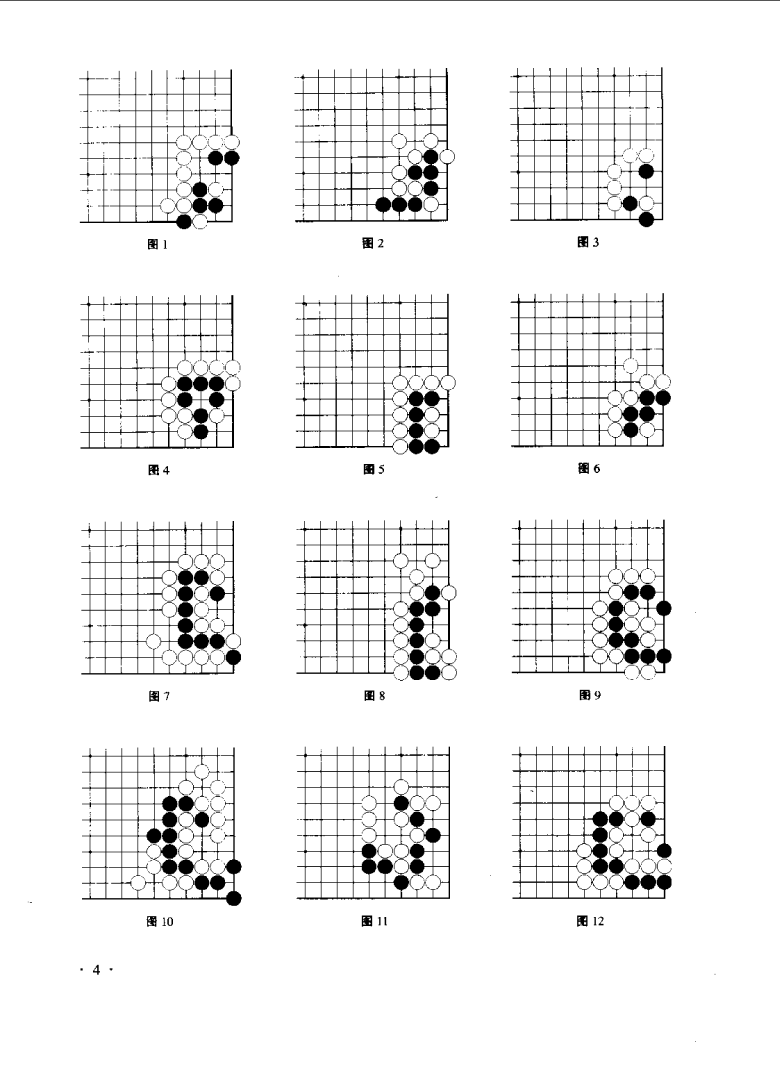
#> input picture data/tests/6.png, 4675 x 6534 px, found by its file name (shown at 1/6 size)
$ jupyter execute --allow-errors page_recognition_demonstration.ipynb
#> lines starting #> are read from the running program, lines starting #| are printed output that depends on the picture; after the words box and inside, x2 and y2 are one past the last pixel; in counts of white or black regions, pixels touching at a corner belong together
### src/recognizer.py
import cv2
import numpy as np
from collections import defaultdict

from src.recognizer_consts import *
from src.nn import StoneRecognizer


class Recognizer:
    class RecognitionError(Exception):
        pass

    class EmptyImageError(RecognitionError):
        pass

    class NoBoardError(RecognitionError):
        pass

    class EmptyBoardsError(RecognitionError):
        pass

    def __init__(self):
        self.nn_stone_recognizer = StoneRecognizer()

    # [69 lines left out: functions recognize, split_into_boards, not called in this run]

    def __get_edges(self, img_gray):
        return cv2.Canny(img_gray, CANNY_THRESHOLD1, CANNY_THRESHOLD2)

    # [151 lines left out: functions __all_lines, __get_verticals_horizontals, __merge_lines, __lines_recognition, not called in this run]

    def __get_cell_size(self, v_lines, h_lines):
        return round(np.mean([round(np.ptp(v_lines[:, 0]) / (v_lines.shape[0] - 1)),
                              round(np.ptp(h_lines[:, 1]) / (h_lines.shape[0] - 1))]))

    def __find_intersections(self, v_lines, h_lines):
        return np.array(np.meshgrid(v_lines[:, 0], h_lines[:, 1])).T

    # [115 lines left out: functions __find_edges, __find_circles, __stones_recognition, __colorize, __signs_colorize, not called in this run]

    def __sort_boards(self, boards):
        boards.sort(key=lambda coords: (coords[1], coords[0]))

### notebooks/page_recognition_demonstration.ipynb
[cell 1]
import cv2
import numpy as np
import matplotlib.pyplot as plt
import glob
plt.rcParams["figure.figsize"] = (15,15)

[cell 2]
path = "data/tests/pages/chinese/default/6.png"

[cell 3]
def to_RGB(image):
    return cv2.cvtColor(image, cv2.COLOR_BGR2RGB)

[cell 4]
def get_edges(img_gray):
    CANNY_THRESHOLD1 = 100
    CANNY_THRESHOLD2 = 200
    return cv2.Canny(img_gray, CANNY_THRESHOLD1, CANNY_THRESHOLD2)

[cell 5]
img_gray = cv2.imread(path, cv2.IMREAD_GRAYSCALE)
#> img_gray: shape (6534, 4675); 94.4% white; 703 black regions (135 under 20 px), largest, box (x1, y1, x2, y2) and area: (1779, 4480, 2700, 5397) 137511, (3071, 3118, 4029, 4047) 136368, (3071, 4476, 4029, 5393) 135913
edges = get_edges(img_gray)
#> in get_edges, `return cv2.Canny(img_gray, CANNY_THRESHOLD1, CANNY_THRESHOLD2)`:
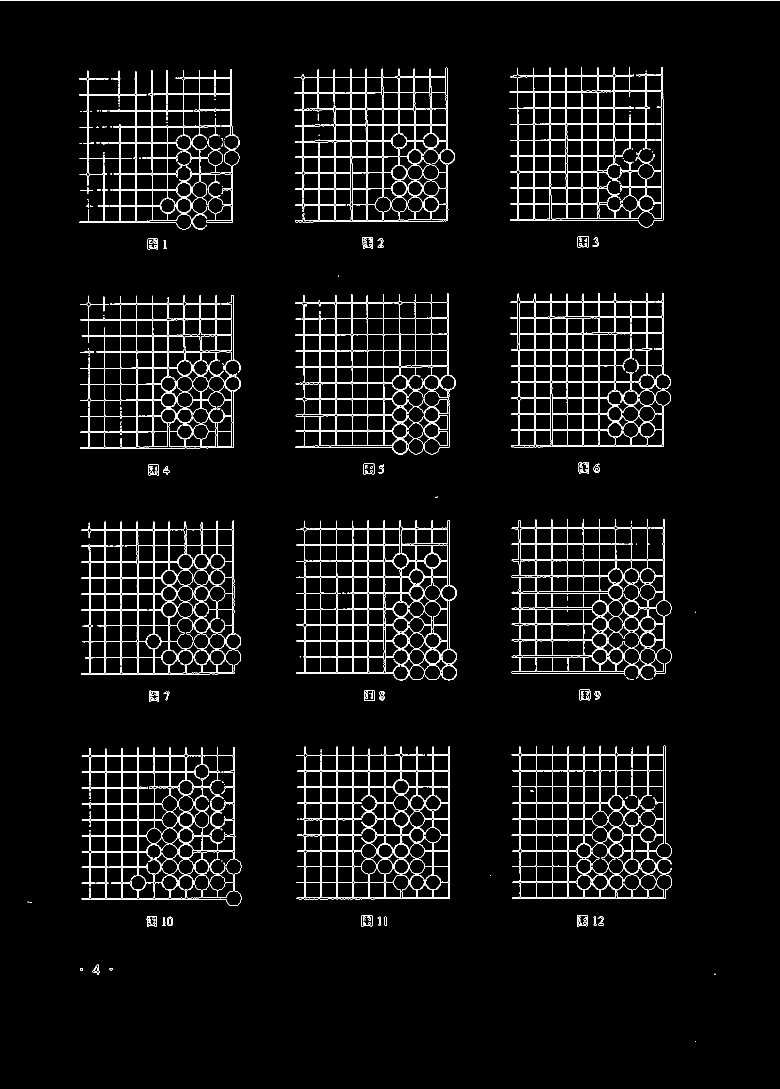
#> returned value: shape (6534, 4675) (shown at 1/6 size); 1.5% white in thin lines or dots
plt.imshow(to_RGB(edges))
plt.show()
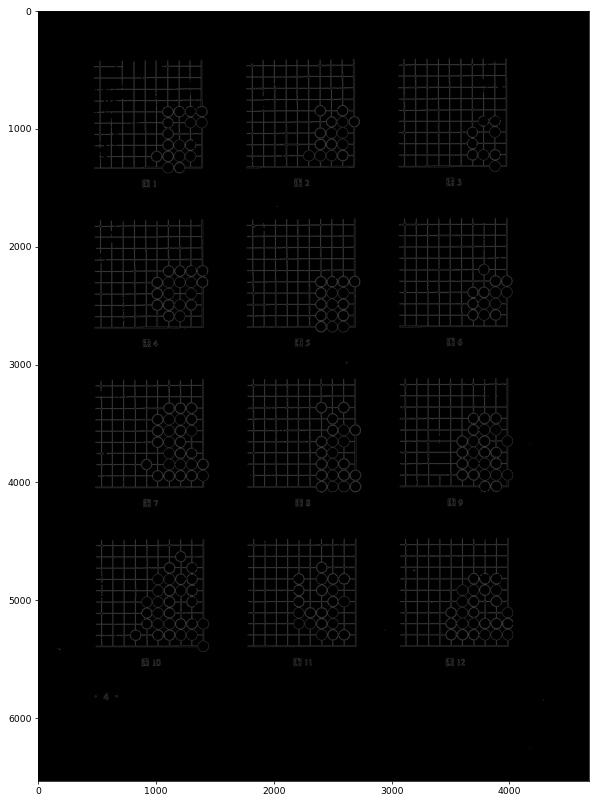
#> figure drawn by matplotlib, 1 panel

[cell 6]
def all_lines(img_gray, hough_threshold):
    HOUGH_RHO = 1
    HOUGH_THETA = np.pi/180

    edges = get_edges(img_gray)
    size = min(img_gray.shape[0:2])
    lines = cv2.HoughLinesP(edges, rho=HOUGH_RHO, theta=HOUGH_THETA, threshold=hough_threshold,
                            minLineLength=size/2, maxLineGap=size) ### ?
    if lines is None:
        return None
    return np.reshape(lines, (lines.shape[0], lines.shape[2]))

[cell 7]
img_gray = cv2.imread(path, cv2.IMREAD_GRAYSCALE)
size = min(img_gray.shape[0:2])
#> size = 4675
lines = all_lines(img_gray, size//8)
#> in all_lines, `lines = cv2.HoughLinesP(edges, rho=HOUGH_RHO, theta=HOUGH_THETA, thres..`: lines = 260 rows, first 6: [0, 3, 4674, 3], [2116, 5392, 2116, 462], [824, 5396, 824, 566], [3407, 5392, 3407, 453], [537, 5396, 537, 470], [3116, 5392, 3116, 453]
img = cv2.imread(path, cv2.IMREAD_COLOR)
for line in lines:
    x1, y1, x2, y2 = line
    cv2.line(img, (x1, y1), (x2, y2), (255, 0, 0), 1)
#> this loop made 260 passes
plt.imshow(to_RGB(img))
plt.axis('off')
plt.show()
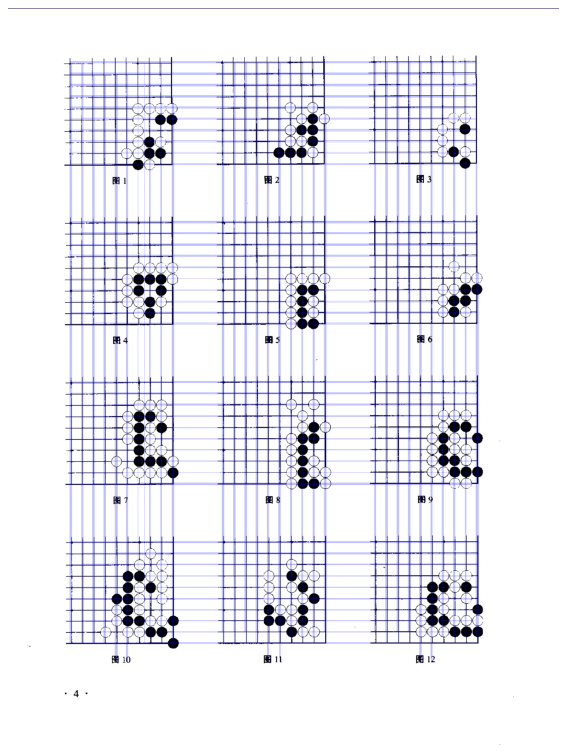
#> figure drawn by matplotlib, 1 panel

[cell 8]
def get_verticals_horizontals(img_gray, hough_threshold):

        VERTICAL_TAN_MIN = 50
        HORIZONTAL_TAN_MAX = 0.02

        # Find all lines
        lines = all_lines(img_gray, hough_threshold)
        if (lines is None):
            return np.array([]), np.array([])
        # Divide the lines into verticals and horizontals
        v_lines = []
        h_lines = []
        for line in lines:
            x1, y1, x2, y2 = line
            if x1 == x2:
                line[1] = min(y1, y2)
                line[3] = max(y1, y2)
                v_lines.append(line)
            else:
                slope = (y2 - y1) / (x2 - x1)
                if abs(slope) > VERTICAL_TAN_MIN:
                    line[1] = min(y1, y2)
                    line[3] = max(y1, y2)
                    line[0] = line[2] = round(np.mean([x1, x2]))
                    v_lines.append(line)
                elif abs(slope) < HORIZONTAL_TAN_MAX:
                    line[0] = min(x1, x2)
                    line[2] = max(x1, x2)
                    line[1] = line[3] = round(np.mean([y1, y2]))
                    h_lines.append(line)
        v_lines = np.array(sorted(v_lines, key=lambda line: line[0]))
        h_lines = np.array(sorted(h_lines, key=lambda line: line[1]))
        return merge_lines(v_lines, True), merge_lines(h_lines, False)

[cell 9]
def merge_lines(lines, is_vertical):
    MIN_DIST = 10

    if (lines.shape[0] == 0):
        return np.array([])
    ind =  0 if is_vertical else 1
    is_close = np.diff(lines, axis=0)[:, ind] <= MIN_DIST
    merged_lines = []
    i = 0
    while i < lines.shape[0]:
        close_lines = [lines[i]]
        while i + 1 < lines.shape[0] and is_close[i]:
            i += 1
            close_lines.append(lines[i])
        close_lines = np.array(close_lines)
        if is_vertical:
            x = round(np.mean(close_lines[:, ind]))
            merged_line = [x, np.amin(close_lines[:, 1]), x, np.amax(close_lines[:, 3])]
        else:
            y = round(np.mean(close_lines[:, ind]))
            merged_line = (np.amin(close_lines[:, 0]), y, np.amax(close_lines[:, 2]), y)
        merged_lines.append(merged_line)
        i += 1
    return np.array(merged_lines)

[cell 10]
img_gray = cv2.imread(path, cv2.IMREAD_GRAYSCALE)
v_lines, h_lines =  get_verticals_horizontals(img_gray, 300)
#> in all_lines (call 2), `lines = cv2.HoughLinesP(edges, rho=HOUGH_RHO, theta=HOUGH_THETA, thres..`: lines = 389 rows, first 6: [0, 3, 4674, 3], [2116, 5392, 2116, 462], [824, 5396, 824, 566], [1828, 5396, 1828, 462], [537, 5396, 537, 470], [493, 4630, 3991, 4630]
#> the loop in get_verticals_horizontals, `for line in lines:` made 389 passes
#> (x1, y1, x2, y2) on passes 1 to 12: (0, 3, 4674, 3), (2116, 5392, 2116, 462), (824, 5396, 824, 566), (1828, 5396, 1828, 462), (537, 5396, 537, 470), (493, 4630, 3991, 4630), (728, 5396, 728, 566), (3407, 5392, 3407, 453), (3116, 5392, 3116, 453), (2207, 5555, 2207, 462), (632, 5396, 632, 470), (3591, 5550, 3591, 408)
#> after the loop in get_verticals_horizontals, `for line in lines:`: h_lines = 187 items, first 6: [0, 3, 4674, 3], [493, 4630, 3991, 4630], [545, 5384, 3991, 5384], [542, 4721, 3991, 4721], [534, 4530, 3991, 4530], [491, 5392, 3991, 5392]; v_lines = 202 items, first 6: [2116, 462, 2116, 5392], [824, 566, 824, 5396], [1828, 462, 1828, 5396], [537, 470, 537, 5396], [728, 566, 728, 5396], [3407, 453, 3407, 5392]
#> in get_verticals_horizontals, `v_lines = np.array(sorted(v_lines, key=lambda line: line[0]))`: v_lines = 202 rows, first 6: [524, 426, 524, 5388], [528, 425, 528, 5388], [532, 467, 532, 5388], [537, 470, 537, 5396], [541, 470, 541, 5396], [620, 474, 620, 5301]
#> in get_verticals_horizontals, `h_lines = np.array(sorted(h_lines, key=lambda line: line[1]))`: h_lines = 187 rows, first 6: [0, 3, 4674, 3], [524, 453, 3965, 453], [524, 457, 3974, 457], [524, 462, 3966, 462], [522, 466, 3974, 466], [476, 470, 3966, 470]
#> the loop in merge_lines, `while i < lines.shape[0]:` made 43 passes
#> (close_lines, x, merged_line) on passes 1 to 4: ([[524, 426, 524, 5388]], 532, [532, 425, 532, 5396]), ([[620, 474, 620, 5301]], 628, [628, 470, 628, 5396]), ([[716, 425, 716, 5388]], 724, [724, 425, 724, 5396]), ([[812, 430, 812, 5388]], 820, [820, 429, 820, 5396])
img = cv2.imread(path, cv2.IMREAD_COLOR)
for line in v_lines:
    x1, y1, x2, y2 = line
    cv2.line(img, (x1, y1), (x2, y2 ), (255, 0, 0), 3)
#> this loop made 43 passes
#> line on passes 1 to 12: [532, 425, 532, 5396], [628, 470, 628, 5396], [724, 425, 724, 5396], [820, 429, 820, 5396], [918, 421, 918, 5558], [974, 1201, 974, 5554], [1010, 421, 1010, 5555], [1066, 467, 1066, 5321], [1107, 421, 1107, 5388], [1157, 470, 1157, 5387], [1205, 421, 1205, 5383], [1251, 818, 1251, 5334]
for line in h_lines:
    x1, y1, x2, y2 = line
    cv2.line(img, (x1, y1), (x2, y2), (0, 0, 255), 3)
#> this loop made 43 passes
#> line on passes 1 to 12: [0, 3, 4674, 3], [476, 462, 3974, 462], [475, 557, 3977, 557], [484, 656, 3970, 656], [480, 751, 3970, 751], [480, 847, 3970, 847], [480, 941, 3970, 941], [480, 1037, 3970, 1037], [484, 1133, 3970, 1133], [520, 1229, 3970, 1229], [479, 1323, 3977, 1323], [484, 1816, 3974, 1816]
plt.imshow(to_RGB(img))
plt.show()
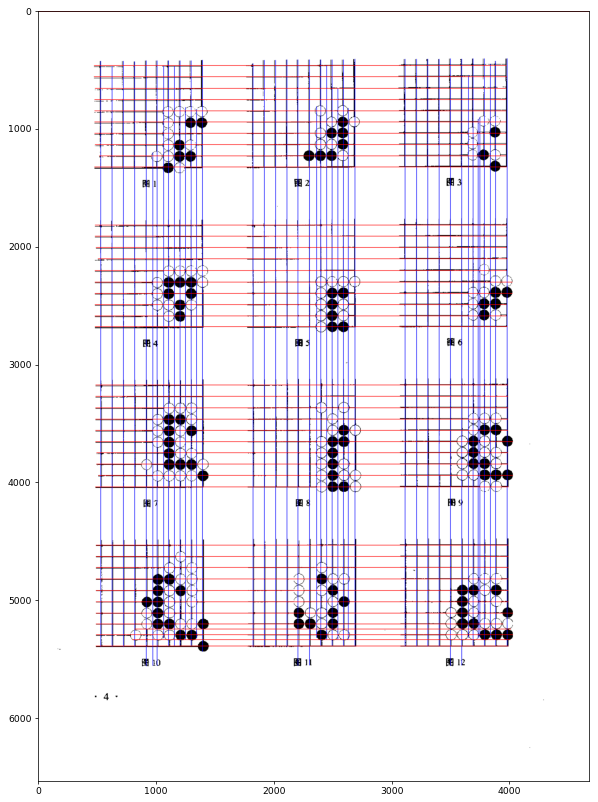
#> figure drawn by matplotlib, 1 panel

[cell 11]
def get_split_lines(lines, is_vertical):
    MIN_RATIO = 0.5

    if is_vertical:
        gaps = np.diff(lines[:, 0])
    else:
        gaps = np.diff(lines[:, 1])
    max_gap = np.amax(gaps)
    split_lines = []
    if is_vertical:
        split_line = lines[0] - [max_gap//2, 0, max_gap//2, 0]
    else:
        split_line = lines[0] - [0, max_gap//2, 0, max_gap//2]
    if not np.any(split_line < 0):
        split_lines.append(split_line)
    if np.mean(gaps) / max_gap < MIN_RATIO:
        for i in range(gaps.shape[0]):
            if gaps[i]/max_gap >= MIN_RATIO:
                split_line = np.mean(lines[i:i+2], axis=0).astype(int)
                split_lines.append(split_line)
    if is_vertical:
        split_line = lines[-1] + [max_gap//2, 0, max_gap//2, 0]
    else:
        split_line = lines[-1] + [0, max_gap//2, 0, max_gap//2]
    split_lines.append(split_line)
    split_lines = np.array(split_lines)
    print(split_lines)
    return np.array(split_lines)

[cell 12]
img_gray = cv2.imread(path, cv2.IMREAD_GRAYSCALE)
v_lines, h_lines =  get_verticals_horizontals(img_gray, 300)
#> the loop in get_verticals_horizontals (call 2), `for line in lines:` made 389 passes
img = cv2.imread(path, cv2.IMREAD_COLOR)
v_lines = get_split_lines(v_lines, True)
#| [[ 318  425  318 5396]
#|  [1609  431 1609 5415]
#|  [2901  407 2901 5391]
#|  [4194  403 4194 5391]]
h_lines = get_split_lines(h_lines, False)
#| [[ 238  232 4324  232]
#|  [ 481 1569 3975 1569]
#|  [ 486 2925 3984 2925]
#|  [ 489 4285 3991 4285]
#|  [ 491 5635 3991 5635]]

for line in v_lines:
    x1, y1, x2, y2 = line
    cv2.line(img, (x1, y1), (x2, y2), (255, 0, 0), 10)
#> this loop made 4 passes
#> line on passes 1 to 4: [318, 425, 318, 5396], [1609, 431, 1609, 5415], [2901, 407, 2901, 5391], [4194, 403, 4194, 5391]
for line in h_lines:
    x1, y1, x2, y2 = line
    cv2.line(img, (x1, y1), (x2, y2), (0, 0, 255), 10)
#> this loop made 5 passes
#> line on passes 1 to 5: [238, 232, 4324, 232], [481, 1569, 3975, 1569], [486, 2925, 3984, 2925], [489, 4285, 3991, 4285], [491, 5635, 3991, 5635]
plt.imshow(to_RGB(img))
plt.show()
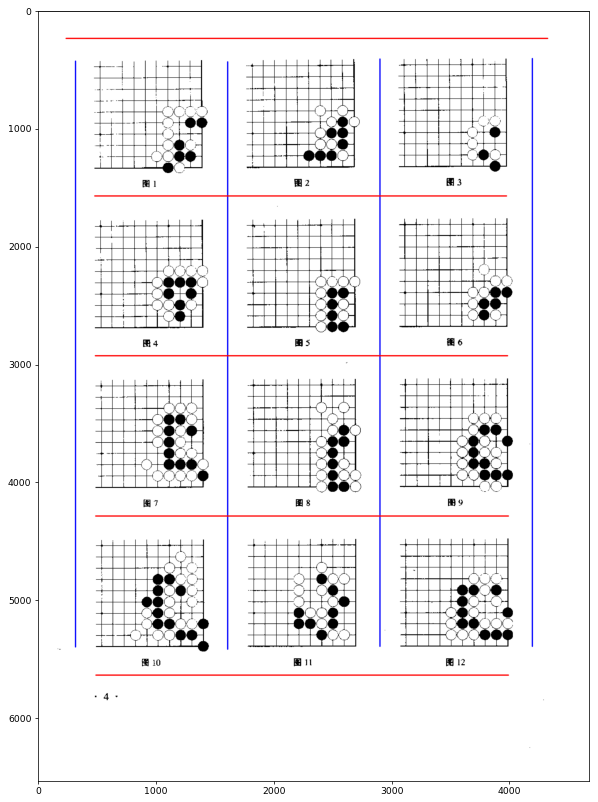
#> figure drawn by matplotlib, 1 panel

[cell 13]
def find_intersections(v_lines, h_lines):
    return np.array(np.meshgrid(v_lines[:, 0], h_lines[:, 1])).T

[cell 14]
from enum import Enum, unique, auto

@unique
class RecognitionError(Enum):
    NO_IMG = auto()
    NO_LINES = auto()
    NO_BOARD = auto()

[cell 15]
def split_into_boards(page_img):
    assert page_img is not None, RecognitionError.NO_IMG
    HOUGH_THRESHOLD = 300
    page_img_gray = cv2.cvtColor(page_img, cv2.COLOR_BGR2GRAY)
    v_lines, h_lines = get_verticals_horizontals(page_img_gray, HOUGH_THRESHOLD)
    v_lines = get_split_lines(v_lines, True)
#| [[ 318  425  318 5396]
#|  [1609  431 1609 5415]
#|  [2901  407 2901 5391]
#|  [4194  403 4194 5391]]
    h_lines = get_split_lines(h_lines, False)
#| [[ 238  232 4324  232]
#|  [ 481 1569 3975 1569]
#|  [ 486 2925 3984 2925]
#|  [ 489 4285 3991 4285]
#|  [ 491 5635 3991 5635]]
    assert len(v_lines) != 0 and len(h_lines) != 0, RecognitionError.NO_LINES
    intersections = find_intersections(v_lines, h_lines)
    board_images = []
    for j in range(intersections.shape[1] - 1):
        for i in range(intersections.shape[0] - 1):
            board_img = (page_img[intersections[i][j][1] :intersections[i + 1][j + 1][1],
                                  intersections[i][j][0] :intersections[i + 1][j + 1][0]])
            assert board_img is not None, RecognitionError.NO_BOARD
            board_images.append(board_img)
    return board_images

[cell 16]
page_img = cv2.imread(path, cv2.IMREAD_COLOR)
boards = split_into_boards(page_img)

[cell 17]
plt.imshow(boards[0])
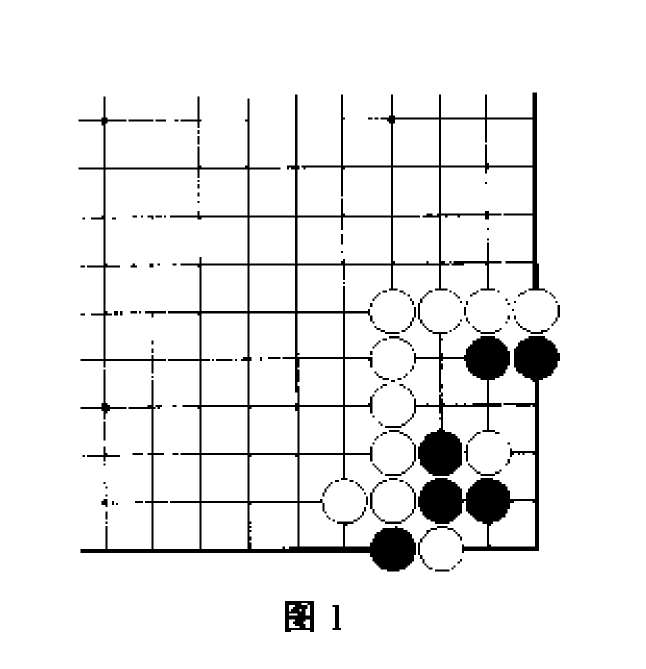
#> shown: shape (1337, 1291, 3) (shown at 1/2 size); 93.3% white; 140 black regions (29 under 20 px), largest, box (x1, y1, x2, y2) and area: (157, 185, 1095, 1143) 59388, (836, 672, 1120, 1106) 24652, (770, 581, 1020, 952) 16655
